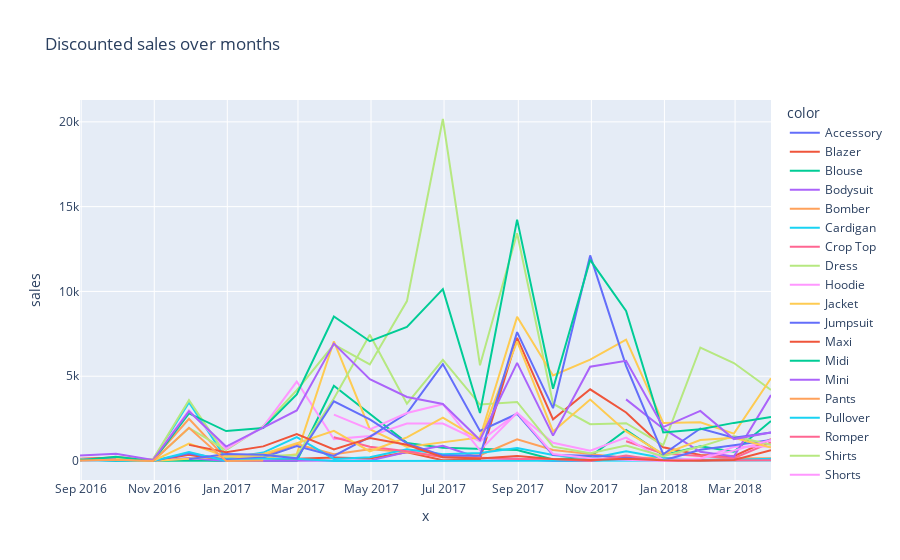

The notebook cell this image was saved under:
### Code cell
px.line(data_frame=grouped_promo,x=cls_promo,y='sales',color=lst_promo,title='Discounted sales over months')

### Figure 1 — Plotly figure (JSON) as saved in the notebook; plotly's stock layout.template omitted (floating-point values rounded to 4 significant figures)
{"data": [{"hoverlabel": {"namelength": 0}, "hovertemplate": "color=Accessory<br>x=%{x}<br>sales=%{y}", "legendgroup": "Accessory", "line": {"color": "#636efa", "dash": "solid"}, "mode": "lines", "name": "Accessory", "showlegend": true, "type": "scatter", "x": ["2018-03-31T00:00:00"], "xaxis": "x", "y": [234], "yaxis": "y"}, {"hoverlabel": {"namelength": 0}, "hovertemplate": "color=Blazer<br>x=%{x}<br>sales=%{y}", "legendgroup": "Blazer", "line": {"color": "#EF553B", "dash": "solid"}, "mode": "lines", "name": "Blazer", "showlegend": true, "type": "scatter", "x": ["2016-08-31T00:00:00", "2016-09-30T00:00:00", "2016-10-31T00:00:00", "2016-11-30T00:00:00", "2016-12-31T00:00:00", "2017-01-31T00:00:00", "2017-02-28T00:00:00", "2017-03-31T00:00:00", "2017-04-30T00:00:00", "2017-05-31T00:00:00", "2017-06-30T00:00:00", "2017-07-31T00:00:00", "2017-08-31T00:00:00", "2017-09-30T00:00:00", "2017-10-31T00:00:00", "2017-11-30T00:00:00", "2017-12-31T00:00:00", "2018-01-31T00:00:00", "2018-02-28T00:00:00", "2018-03-31T00:00:00"], "xaxis": "x", "y": [130, 204, 0, 374.5, 0, 0, 133, 210.8, 142.8, 519.4, 47.6, 95.2, 7263.0, 2459.0, 4226.0, 2859, 806, 354.2, 285.6, 1283.0], "yaxis": "y"}, {"hoverlabel": {"namelength": 0}, "hovertemplate": "color=Blouse<br>x=%{x}<br>sales=%{y}", "legendgroup": "Blouse", "line": {"color": "#00cc96", "dash": "solid"}, "mode": "lines", "name": "Blouse", "showlegend": true, "type": "scatter", "x": ["2016-08-31T00:00:00", "2016-09-30T00:00:00", "2016-10-31T00:00:00", "2016-11-30T00:00:00", "2016-12-31T00:00:00", "2017-01-31T00:00:00", "2017-02-28T00:00:00", "2017-03-31T00:00:00", "2017-04-30T00:00:00", "2017-05-31T00:00:00", "2017-06-30T00:00:00", "2017-07-31T00:00:00", "2017-08-31T00:00:00", "2017-09-30T00:00:00", "2017-10-31T00:00:00", "2017-11-30T00:00:00", "2017-12-31T00:00:00", "2018-01-31T00:00:00", "2018-02-28T00:00:00", "2018-03-31T00:00:00"], "xaxis": "x", "y": [116, 0, 0, 36.4, 0, 0, 0, 4438, 2766, 1068, 786, 736, 642, 86, 266, 1834.0, 342, 869.2, 541.8, 2357], "yaxis": "y"}, {"hoverlabel": {"namelength": 0}, "hovertemplate": "color=Bodysuit<br>x=%{x}<br>sales=%{y}", "legendgroup": "Bodysuit", "line": {"color": "#ab63fa", "dash": "solid"}, "mode": "lines", "name": "Bodysuit", "showlegend": true, "type": "scatter", "x": ["2016-08-31T00:00:00", "2016-09-30T00:00:00", "2016-10-31T00:00:00", "2016-11-30T00:00:00", "2016-12-31T00:00:00", "2017-01-31T00:00:00", "2017-02-28T00:00:00", "2017-03-31T00:00:00", "2017-04-30T00:00:00", "2017-05-31T00:00:00", "2017-06-30T00:00:00", "2017-07-31T00:00:00", "2017-08-31T00:00:00", "2017-09-30T00:00:00", "2017-10-31T00:00:00", "2017-11-30T00:00:00", "2017-12-31T00:00:00", "2018-01-31T00:00:00", "2018-02-28T00:00:00", "2018-03-31T00:00:00"], "xaxis": "x", "y": [32, 64, 0, 179.2, 0, 0, 32, 32, 22.4, 526.4, 896, 168, 132, 0, 0, 168, 28, 50.4, 96, 76], "yaxis": "y"}, {"hoverlabel": {"namelength": 0}, "hovertemplate": "color=Bomber<br>x=%{x}<br>sales=%{y}", "legendgroup": "Bomber", "line": {"color": "#FFA15A", "dash": "solid"}, "mode": "lines", "name": "Bomber", "showlegend": true, "type": "scatter", "x": ["2016-09-30T00:00:00", "2016-10-31T00:00:00", "2016-11-30T00:00:00", "2016-12-31T00:00:00", "2017-01-31T00:00:00", "2017-02-28T00:00:00", "2017-03-31T00:00:00", "2017-04-30T00:00:00", "2017-05-31T00:00:00", "2017-06-30T00:00:00", "2017-07-31T00:00:00", "2017-08-31T00:00:00", "2017-09-30T00:00:00", "2017-10-31T00:00:00", "2017-11-30T00:00:00", "2017-12-31T00:00:00", "2018-01-31T00:00:00", "2018-02-28T00:00:00", "2018-03-31T00:00:00"], "xaxis": "x", "y": [237, 79, 2490.0, 151, 295, 1003.0, 403.8, 698.8, 533.4, 256.9, 343.3, 1273, 650.6, 401.2, 184.7, 197.5, 0, 168.9, 168.9], "yaxis": "y"}, {"hoverlabel": {"namelength": 0}, "hovertemplate": "color=Cardigan<br>x=%{x}<br>sales=%{y}", "legendgroup": "Cardigan", "line": {"color": "#19d3f3", "dash": "solid"}, "mode": "lines", "name": "Cardigan", "showlegend": true, "type": "scatter", "x": ["2016-09-30T00:00:00", "2016-10-31T00:00:00", "2016-11-30T00:00:00", "2016-12-31T00:00:00", "2017-01-31T00:00:00", "2017-02-28T00:00:00", "2017-03-31T00:00:00", "2017-04-30T00:00:00", "2017-05-31T00:00:00", "2017-06-30T00:00:00", "2017-07-31T00:00:00", "2017-08-31T00:00:00", "2017-09-30T00:00:00", "2017-10-31T00:00:00", "2017-11-30T00:00:00", "2017-12-31T00:00:00", "2018-01-31T00:00:00", "2018-02-28T00:00:00", "2018-03-31T00:00:00"], "xaxis": "x", "y": [69, 69, 3450, 144, 498, 1408.0, 120.3, 216.9, 691.2, 403.2, 468, 770.4, 352.8, 151.2, 576.0, 172.8, 77.76, 69.12, 129.6], "yaxis": "y"}, {"hoverlabel": {"namelength": 0}, "hovertemplate": "color=Crop Top<br>x=%{x}<br>sales=%{y}", "legendgroup": "Crop Top", "line": {"color": "#FF6692", "dash": "solid"}, "mode": "lines", "name": "Crop Top", "showlegend": true, "type": "scatter", "x": ["2017-11-30T00:00:00", "2017-12-31T00:00:00", "2018-01-31T00:00:00", "2018-02-28T00:00:00", "2018-03-31T00:00:00"], "xaxis": "x", "y": [1161, 444, 289.2, 160.2, 1095.0], "yaxis": "y"}, {"hoverlabel": {"namelength": 0}, "hovertemplate": "color=Dress<br>x=%{x}<br>sales=%{y}", "legendgroup": "Dress", "line": {"color": "#B6E880", "dash": "solid"}, "mode": "lines", "name": "Dress", "showlegend": true, "type": "scatter", "x": ["2016-08-31T00:00:00", "2016-09-30T00:00:00", "2016-10-31T00:00:00", "2016-11-30T00:00:00", "2016-12-31T00:00:00", "2017-01-31T00:00:00", "2017-02-28T00:00:00", "2017-03-31T00:00:00", "2017-04-30T00:00:00", "2017-05-31T00:00:00", "2017-06-30T00:00:00", "2017-07-31T00:00:00", "2017-08-31T00:00:00", "2017-09-30T00:00:00", "2017-10-31T00:00:00", "2017-11-30T00:00:00", "2017-12-31T00:00:00", "2018-01-31T00:00:00", "2018-02-28T00:00:00", "2018-03-31T00:00:00"], "xaxis": "x", "y": [110, 114, 0, 1946, 639, 2056, 4174.0, 6863.0, 5696.0, 9430.0, 20168, 5643.0, 13430.0, 3376.0, 2171.0, 2230.0, 932.4, 6693.0, 5778.0, 4195.0], "yaxis": "y"}, {"hoverlabel": {"namelength": 0}, "hovertemplate": "color=Hoodie<br>x=%{x}<br>sales=%{y}", "legendgroup": "Hoodie", "line": {"color": "#FF97FF", "dash": "solid"}, "mode": "lines", "name": "Hoodie", "showlegend": true, "type": "scatter", "x": ["2016-09-30T00:00:00", "2016-10-31T00:00:00", "2016-11-30T00:00:00", "2016-12-31T00:00:00", "2017-01-31T00:00:00", "2017-02-28T00:00:00", "2017-03-31T00:00:00", "2017-04-30T00:00:00", "2017-05-31T00:00:00", "2017-06-30T00:00:00", "2017-07-31T00:00:00", "2017-08-31T00:00:00", "2017-09-30T00:00:00", "2017-10-31T00:00:00", "2017-11-30T00:00:00", "2017-12-31T00:00:00", "2018-01-31T00:00:00", "2018-02-28T00:00:00", "2018-03-31T00:00:00"], "xaxis": "x", "y": [90, 135, 2984, 705, 2026, 4685.0, 1290, 1470, 2211.0, 2209.0, 1162.0, 2824.0, 1076.0, 601.5, 1376, 69.5, 131.4, 833, 852], "yaxis": "y"}, {"hoverlabel": {"namelength": 0}, "hovertemplate": "color=Jacket<br>x=%{x}<br>sales=%{y}", "legendgroup": "Jacket", "line": {"color": "#FECB52", "dash": "solid"}, "mode": "lines", "name": "Jacket", "showlegend": true, "type": "scatter", "x": ["2016-08-31T00:00:00", "2016-09-30T00:00:00", "2016-10-31T00:00:00", "2016-11-30T00:00:00", "2016-12-31T00:00:00", "2017-01-31T00:00:00", "2017-02-28T00:00:00", "2017-03-31T00:00:00", "2017-04-30T00:00:00", "2017-05-31T00:00:00", "2017-06-30T00:00:00", "2017-07-31T00:00:00", "2017-08-31T00:00:00", "2017-09-30T00:00:00", "2017-10-31T00:00:00", "2017-11-30T00:00:00", "2017-12-31T00:00:00", "2018-01-31T00:00:00", "2018-02-28T00:00:00", "2018-03-31T00:00:00"], "xaxis": "x", "y": [62, 62, 0, 148.8, 285, 157, 405.0, 7059.0, 1877.0, 828.4, 1105.0, 1390.0, 8501.0, 5041.0, 5976.0, 7152.0, 2241.0, 2279.0, 1611.0, 4878.0], "yaxis": "y"}, {"hoverlabel": {"namelength": 0}, "hovertemplate": "color=Jumpsuit<br>x=%{x}<br>sales=%{y}", "legendgroup": "Jumpsuit", "line": {"color": "#636efa", "dash": "solid"}, "mode": "lines", "name": "Jumpsuit", "showlegend": true, "type": "scatter", "x": ["2016-08-31T00:00:00", "2016-09-30T00:00:00", "2016-10-31T00:00:00", "2016-11-30T00:00:00", "2016-12-31T00:00:00", "2017-01-31T00:00:00", "2017-02-28T00:00:00", "2017-03-31T00:00:00", "2017-04-30T00:00:00", "2017-05-31T00:00:00", "2017-06-30T00:00:00", "2017-07-31T00:00:00", "2017-08-31T00:00:00", "2017-09-30T00:00:00", "2017-10-31T00:00:00", "2017-11-30T00:00:00", "2017-12-31T00:00:00", "2018-01-31T00:00:00", "2018-02-28T00:00:00", "2018-03-31T00:00:00"], "xaxis": "x", "y": [68, 136, 0, 448.8, 68, 204, 875.9, 299.2, 1428, 2813.0, 5713.0, 1774.0, 2784.0, 347.6, 316, 222.6, 34, 666.4, 926, 1237.0], "yaxis": "y"}, {"hoverlabel": {"namelength": 0}, "hovertemplate": "color=Maxi<br>x=%{x}<br>sales=%{y}", "legendgroup": "Maxi", "line": {"color": "#EF553B", "dash": "solid"}, "mode": "lines", "name": "Maxi", "showlegend": true, "type": "scatter", "x": ["2018-03-31T00:00:00"], "xaxis": "x", "y": [2900], "yaxis": "y"}, {"hoverlabel": {"namelength": 0}, "hovertemplate": "color=Midi<br>x=%{x}<br>sales=%{y}", "legendgroup": "Midi", "line": {"color": "#00cc96", "dash": "solid"}, "mode": "lines", "name": "Midi", "showlegend": true, "type": "scatter", "x": ["2018-03-31T00:00:00"], "xaxis": "x", "y": [800], "yaxis": "y"}, {"hoverlabel": {"namelength": 0}, "hovertemplate": "color=Mini<br>x=%{x}<br>sales=%{y}", "legendgroup": "Mini", "line": {"color": "#ab63fa", "dash": "solid"}, "mode": "lines", "name": "Mini", "showlegend": true, "type": "scatter", "x": ["2017-11-30T00:00:00", "2017-12-31T00:00:00", "2018-01-31T00:00:00", "2018-02-28T00:00:00", "2018-03-31T00:00:00"], "xaxis": "x", "y": [3635, 1905, 540, 260, 3894.0], "yaxis": "y"}, {"hoverlabel": {"namelength": 0}, "hovertemplate": "color=Pants<br>x=%{x}<br>sales=%{y}", "legendgroup": "Pants", "line": {"color": "#FFA15A", "dash": "solid"}, "mode": "lines", "name": "Pants", "showlegend": true, "type": "scatter", "x": ["2018-03-31T00:00:00"], "xaxis": "x", "y": [1096], "yaxis": "y"}, {"hoverlabel": {"namelength": 0}, "hovertemplate": "color=Pullover<br>x=%{x}<br>sales=%{y}", "legendgroup": "Pullover", "line": {"color": "#19d3f3", "dash": "solid"}, "mode": "lines", "name": "Pullover", "showlegend": true, "type": "scatter", "x": ["2016-08-31T00:00:00", "2016-09-30T00:00:00", "2016-10-31T00:00:00", "2016-11-30T00:00:00", "2016-12-31T00:00:00", "2017-01-31T00:00:00", "2017-02-28T00:00:00", "2017-03-31T00:00:00", "2017-04-30T00:00:00", "2017-05-31T00:00:00", "2017-06-30T00:00:00", "2017-07-31T00:00:00", "2017-08-31T00:00:00", "2017-09-30T00:00:00", "2017-10-31T00:00:00", "2017-11-30T00:00:00", "2017-12-31T00:00:00", "2018-01-31T00:00:00", "2018-02-28T00:00:00", "2018-03-31T00:00:00"], "xaxis": "x", "y": [42, 0, 0, 529.2, 0, 126, 126, 0, 0, 0, 0, 0, 0, 0, 0, 0, 0, 0, 0, 29.4], "yaxis": "y"}, {"hoverlabel": {"namelength": 0}, "hovertemplate": "color=Romper<br>x=%{x}<br>sales=%{y}", "legendgroup": "Romper", "line": {"color": "#FF6692", "dash": "solid"}, "mode": "lines", "name": "Romper", "showlegend": true, "type": "scatter", "x": ["2017-03-31T00:00:00", "2017-04-30T00:00:00", "2017-05-31T00:00:00", "2017-06-30T00:00:00", "2017-07-31T00:00:00", "2017-08-31T00:00:00", "2017-09-30T00:00:00", "2017-10-31T00:00:00", "2017-11-30T00:00:00", "2017-12-31T00:00:00", "2018-01-31T00:00:00", "2018-02-28T00:00:00", "2018-03-31T00:00:00"], "xaxis": "x", "y": [1406, 836, 570, 228, 190, 114, 114, 0, 330.6, 0, 30.4, 38, 38], "yaxis": "y"}, {"hoverlabel": {"namelength": 0}, "hovertemplate": "color=Shirts<br>x=%{x}<br>sales=%{y}", "legendgroup": "Shirts", "line": {"color": "#B6E880", "dash": "solid"}, "mode": "lines", "name": "Shirts", "showlegend": true, "type": "scatter", "x": ["2016-09-30T00:00:00", "2016-10-31T00:00:00", "2016-11-30T00:00:00", "2016-12-31T00:00:00", "2017-01-31T00:00:00", "2017-02-28T00:00:00", "2017-03-31T00:00:00", "2017-04-30T00:00:00", "2017-05-31T00:00:00", "2017-06-30T00:00:00", "2017-07-31T00:00:00", "2017-08-31T00:00:00", "2017-09-30T00:00:00", "2017-10-31T00:00:00", "2017-11-30T00:00:00", "2017-12-31T00:00:00", "2018-01-31T00:00:00", "2018-02-28T00:00:00", "2018-03-31T00:00:00"], "xaxis": "x", "y": [150, 100, 3585, 350, 325, 325, 3680, 7442, 3384, 5961, 3328, 3482.0, 843, 462, 917.2, 279, 849.8, 1468.0, 949.8], "yaxis": "y"}, {"hoverlabel": {"namelength": 0}, "hovertemplate": "color=Shorts<br>x=%{x}<br>sales=%{y}", "legendgroup": "Shorts", "line": {"color": "#FF97FF", "dash": "solid"}, "mode": "lines", "name": "Shorts", "showlegend": true, "type": "scatter", "x": ["2017-03-31T00:00:00", "2017-04-30T00:00:00", "2017-05-31T00:00:00", "2017-06-30T00:00:00", "2017-07-31T00:00:00", "2017-08-31T00:00:00", "2017-09-30T00:00:00", "2017-10-31T00:00:00", "2017-11-30T00:00:00", "2017-12-31T00:00:00", "2018-01-31T00:00:00", "2018-02-28T00:00:00", "2018-03-31T00:00:00"], "xaxis": "x", "y": [2736, 1862, 2827, 3349, 629, 2848, 412, 156, 76, 0, 148, 611.6, 1240], "yaxis": "y"}, {"hoverlabel": {"namelength": 0}, "hovertemplate": "color=Skirt<br>x=%{x}<br>sales=%{y}", "legendgroup": "Skirt", "line": {"color": "#FECB52", "dash": "solid"}, "mode": "lines", "name": "Skirt", "showlegend": true, "type": "scatter", "x": ["2016-08-31T00:00:00", "2016-09-30T00:00:00", "2016-10-31T00:00:00", "2016-11-30T00:00:00", "2016-12-31T00:00:00", "2017-01-31T00:00:00", "2017-02-28T00:00:00", "2017-03-31T00:00:00", "2017-04-30T00:00:00", "2017-05-31T00:00:00", "2017-06-30T00:00:00", "2017-07-31T00:00:00", "2017-08-31T00:00:00", "2017-09-30T00:00:00", "2017-10-31T00:00:00", "2017-11-30T00:00:00", "2017-12-31T00:00:00", "2018-01-31T00:00:00", "2018-02-28T00:00:00", "2018-03-31T00:00:00"], "xaxis": "x", "y": [45, 93, 0, 1025, 273, 414, 1047.0, 1779.0, 573.4, 1396.0, 2556.0, 1251, 7055.0, 1740, 3627.0, 1746.0, 408.8, 1238.0, 1377.0, 793.7], "yaxis": "y"}, {"hoverlabel": {"namelength": 0}, "hovertemplate": "color=Sweater<br>x=%{x}<br>sales=%{y}", "legendgroup": "Sweater", "line": {"color": "#636efa", "dash": "solid"}, "mode": "lines", "name": "Sweater", "showlegend": true, "type": "scatter", "x": ["2016-11-30T00:00:00", "2016-12-31T00:00:00", "2017-01-31T00:00:00", "2017-02-28T00:00:00", "2017-03-31T00:00:00", "2017-04-30T00:00:00", "2017-05-31T00:00:00", "2017-06-30T00:00:00", "2017-07-31T00:00:00", "2017-08-31T00:00:00", "2017-09-30T00:00:00", "2017-10-31T00:00:00", "2017-11-30T00:00:00", "2017-12-31T00:00:00", "2018-01-31T00:00:00", "2018-02-28T00:00:00", "2018-03-31T00:00:00"], "xaxis": "x", "y": [105, 416, 364, 156, 3524, 2449.0, 1042.0, 318, 312.6, 7601.0, 3114, 12124, 5612, 400, 1918.0, 1375.0, 1685.0], "yaxis": "y"}, {"hoverlabel": {"namelength": 0}, "hovertemplate": "color=Tank<br>x=%{x}<br>sales=%{y}", "legendgroup": "Tank", "line": {"color": "#EF553B", "dash": "solid"}, "mode": "lines", "name": "Tank", "showlegend": true, "type": "scatter", "x": ["2016-11-30T00:00:00", "2016-12-31T00:00:00", "2017-01-31T00:00:00", "2017-02-28T00:00:00", "2017-03-31T00:00:00", "2017-04-30T00:00:00", "2017-05-31T00:00:00", "2017-06-30T00:00:00", "2017-07-31T00:00:00", "2017-08-31T00:00:00", "2017-09-30T00:00:00", "2017-10-31T00:00:00", "2017-11-30T00:00:00", "2017-12-31T00:00:00", "2018-01-31T00:00:00", "2018-02-28T00:00:00", "2018-03-31T00:00:00"], "xaxis": "x", "y": [950, 519, 862, 1590, 682, 1354, 959.7, 225, 152.2, 296.6, 112, 63.8, 127.3, 46, 28, 65, 637.5], "yaxis": "y"}, {"hoverlabel": {"namelength": 0}, "hovertemplate": "color=Top<br>x=%{x}<br>sales=%{y}", "legendgroup": "Top", "line": {"color": "#00cc96", "dash": "solid"}, "mode": "lines", "name": "Top", "showlegend": true, "type": "scatter", "x": ["2016-08-31T00:00:00", "2016-09-30T00:00:00", "2016-10-31T00:00:00", "2016-11-30T00:00:00", "2016-12-31T00:00:00", "2017-01-31T00:00:00", "2017-02-28T00:00:00", "2017-03-31T00:00:00", "2017-04-30T00:00:00", "2017-05-31T00:00:00", "2017-06-30T00:00:00", "2017-07-31T00:00:00", "2017-08-31T00:00:00", "2017-09-30T00:00:00", "2017-10-31T00:00:00", "2017-11-30T00:00:00", "2017-12-31T00:00:00", "2018-01-31T00:00:00", "2018-02-28T00:00:00", "2018-03-31T00:00:00"], "xaxis": "x", "y": [38, 256, 0, 2803.0, 1763, 1951, 3926.0, 8519.0, 7063.0, 7902.0, 10137, 2833.0, 14230.0, 4259, 11860.0, 8850.0, 1684.0, 1872.0, 2248.0, 2592.0], "yaxis": "y"}, {"hoverlabel": {"namelength": 0}, "hovertemplate": "color=Trousers<br>x=%{x}<br>sales=%{y}", "legendgroup": "Trousers", "line": {"color": "#ab63fa", "dash": "solid"}, "mode": "lines", "name": "Trousers", "showlegend": true, "type": "scatter", "x": ["2016-08-31T00:00:00", "2016-09-30T00:00:00", "2016-10-31T00:00:00", "2016-11-30T00:00:00", "2016-12-31T00:00:00", "2017-01-31T00:00:00", "2017-02-28T00:00:00", "2017-03-31T00:00:00", "2017-04-30T00:00:00", "2017-05-31T00:00:00", "2017-06-30T00:00:00", "2017-07-31T00:00:00", "2017-08-31T00:00:00", "2017-09-30T00:00:00", "2017-10-31T00:00:00", "2017-11-30T00:00:00", "2017-12-31T00:00:00", "2018-01-31T00:00:00", "2018-02-28T00:00:00", "2018-03-31T00:00:00"], "xaxis": "x", "y": [322, 425, 58, 2936, 852, 1994, 2983, 6922.0, 4828.0, 3778.0, 3362.0, 1240.0, 5787.0, 1497.0, 5560.0, 5913.0, 2000, 2953.0, 1292, 1676.0], "yaxis": "y"}, {"hoverlabel": {"namelength": 0}, "hovertemplate": "color=Tunic<br>x=%{x}<br>sales=%{y}", "legendgroup": "Tunic", "line": {"color": "#FFA15A", "dash": "solid"}, "mode": "lines", "name": "Tunic", "showlegend": true, "type": "scatter", "x": ["2016-08-31T00:00:00", "2016-09-30T00:00:00", "2016-10-31T00:00:00", "2016-11-30T00:00:00", "2016-12-31T00:00:00", "2017-01-31T00:00:00"], "xaxis": "x", "y": [35, 70, 0, 1960, 0, 35], "yaxis": "y"}], "layout": {"legend": {"title": {"text": "color"}, "tracegroupgap": 0}, "title": {"text": "Discounted sales over months"}, "xaxis": {"anchor": "y", "domain": [0, 1], "title": {"text": "x"}}, "yaxis": {"anchor": "x", "domain": [0, 1], "title": {"text": "sales"}}}}
